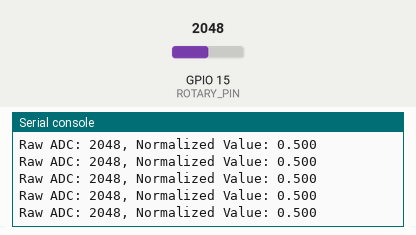
Simulated run of this program. Board: ESP32 board running MicroPython. On the bench: the last lines printed to the serial console. The test bench sets the inputs (shaded band); at power-on: GPIO 15 (ROTARY_PIN) = 2048 (analog values on the 0–4095 scale).

Above: at 1.2 s.
1.3 s: GPIO 15 (ROTARY_PIN) set to 2866
At 1.31 s:
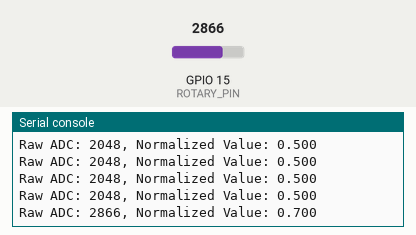
2.8 s: GPIO 15 (ROTARY_PIN) set to 3603
At 2.82 s:
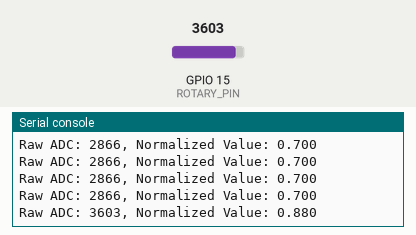
Timing chart, 0 to 5.8 s (numbered marks = the images above; inputs shaded):
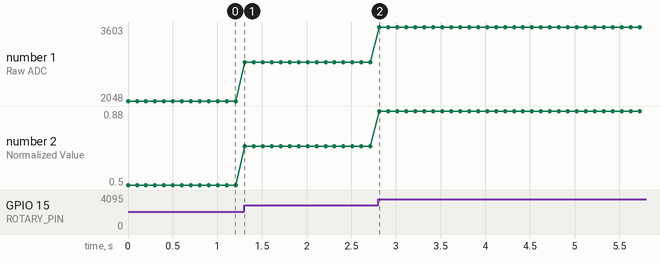

The program:

ADC.py
```python
from machine import Pin, ADC
from time import sleep

# --- Configuration ---
ROTARY_PIN = 15
READ_DELAY = 0.1

# ADC Max value for 12-bit resolution
ADC_MAX = 4095

# --- Setup ---
adc = ADC(Pin(ROTARY_PIN))
adc.atten(ADC.ATTN_11DB) # Max voltage ~3.3V
adc.width(ADC.WIDTH_12BIT) # 0 to 4095

# --- Main Loop ---
while True:
    # 1. Read the raw ADC value (0 to 4095)
    raw_value = adc.read()

    # 2. Normalize the value to a 0.0 to 1.0 range
    # Ensure floating point division by using 4095.0
    normalized_value = raw_value / ADC_MAX

    # 3. Print the results (formatted to 3 decimal places)
    print(f"Raw ADC: {raw_value}, Normalized Value: {normalized_value:.3f}")

    sleep(READ_DELAY)
```

Measured:
- after the input at 1.3 s, the serial console: prints a new line at once (image 1)
- after the input at 2.8 s, the serial console: prints a new line at once (image 2)
- plotted number 1: 2048 → 2866 after the input at 1.3 s, 2866 → 3603 after the input at 2.8 s
- plotted number 2: 0.5 → 0.7 after the input at 1.3 s, 0.7 → 0.88 after the input at 2.8 s
